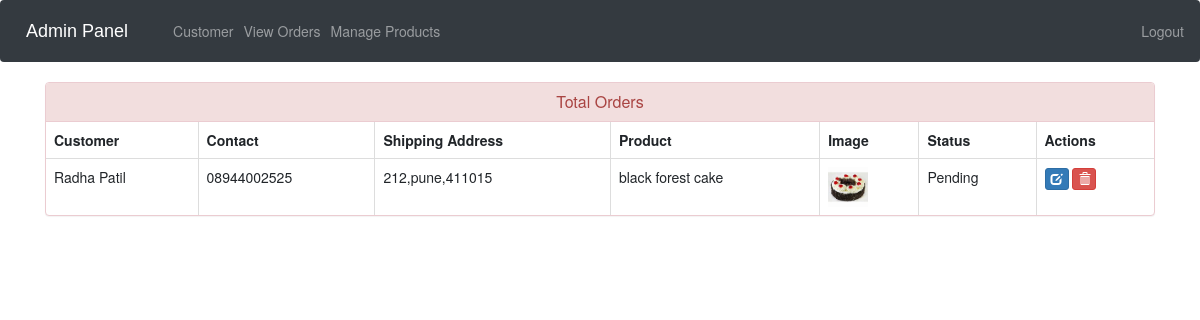
The page /admin-view-booking (signed in) on the database its author committed.
### ecom/models.py (models this page shows, shortened)
class Customer(models.Model):
    user=models.OneToOneField(User,on_delete=models.CASCADE)
    profile_pic= models.ImageField(upload_to='profile_pic/CustomerProfilePic/',null=True,blank=True)
    address = models.CharField(max_length=40)
    mobile = models.CharField(max_length=20,null=False)
    @property
    def get_name(self):
        return self.user.first_name+" "+self.user.last_name

class Orders(models.Model):
    STATUS =(
        ('Pending','Pending'),
        ('Order Confirmed','Order Confirmed'),
        ('Out for Delivery','Out for Delivery'),
        ('Delivered','Delivered'),
    )
    customer=models.ForeignKey('Customer', on_delete=models.CASCADE,null=True)
    product=models.ForeignKey('Product',on_delete=models.CASCADE,null=True)
    email = models.CharField(max_length=50,null=True)
    address = models.CharField(max_length=500,null=True)
    mobile = models.CharField(max_length=20,null=True)
    order_date= models.DateField(auto_now_add=True,null=True)
    status=models.CharField(max_length=50,null=True,choices=STATUS)

class Product(models.Model):
    name=models.CharField(max_length=40)
    product_image= models.ImageField(upload_to='product_image/',null=True,blank=True)
    price = models.PositiveIntegerField()
    description=models.CharField(max_length=40)

### ecom/views.py (the view)
# urls.py: path('admin-view-booking', views.admin_view_booking_view,name='admin-view-booking'),
@login_required(login_url='adminlogin')
def admin_view_booking_view(request):
    orders=models.Orders.objects.all()
    ordered_products=[]
    ordered_bys=[]
    for order in orders:
        ordered_product=models.Product.objects.all().filter(id=order.product.id)
        ordered_by=models.Customer.objects.all().filter(id = order.customer.id)
        ordered_products.append(ordered_product)
        ordered_bys.append(ordered_by)
    return render(request,'ecom/admin_view_booking.html',{'data':zip(ordered_products,ordered_bys,orders)})

### templates/ecom/admin_view_booking.html (shortened to what this page needs)
{% extends 'ecom/admin_base.html' %}
{% load static %}
{% block content %}
<head>
  <link href="//netdna.bootstrapcdn.com/bootstrap/3.0.0/css/bootstrap.min.css" rel="stylesheet" id="bootstrap-css">
</head>
<div class="container">
  <div class="panel panel-danger">
    <div class="panel-heading">
      <h6 class="panel-title">Total Orders</h6>
    </div>
    <table class="table table-hover table-bordered" id="dev-table">
      <thead>
        <tr>
          <th>Customer</th>
          <th>Contact</th>
          <th>Shipping Address</th>
          <th>Product</th>
          <th>Image</th>
          <th>Status</th>
          <th>Actions</th>
        </tr>
      </thead>
      {% for product,customer,order in data %}
      <tr>
        {% for c in customer %}
        <td> {{c.get_name}}</td>
        <td>{{c.mobile}}</td>
        <td>{{order.address}}</td>
        {% endfor %}
        {% for p in product %}
        <td> {{p.name}}</td>
        <td> <img src="{% static p.product_image.url %}" alt="Profile Pic" height="40px" width="40px" /></td>
        <td>{{order.status}}</td>
        <td><a class="btn btn-primary btn-xs" href="{% url 'update-order' order.id  %}"><span class="glyphicon glyphicon-edit"></span></a>
        <a class="btn btn-danger btn-xs" href="{% url 'delete-order' order.id  %}"><span class="glyphicon glyphicon-trash"></span></a></td>
        {% endfor %}
      </tr>
      {% endfor %}
    </table>
  </div>
</div>
{% endblock content %}

### templates/ecom/admin_view_booking.html (style rules this page uses)
a:link { text-decoration: none; }
h6 { text-align: center; }

### rows shown on the page
Orders: address "212,pune,411015", status "Pending"
Customer: get_name "Radha Patil", mobile "08944002525"
Product: name "black forest cake", product_image (picture)
